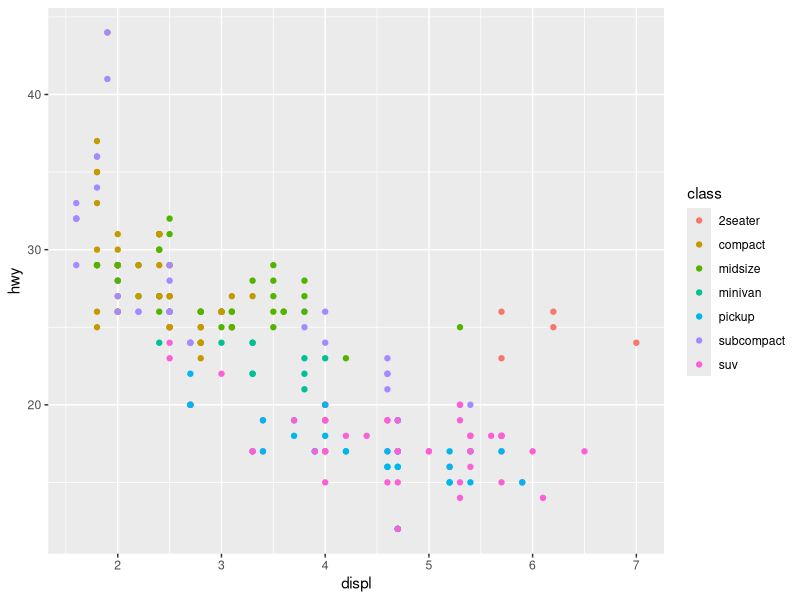
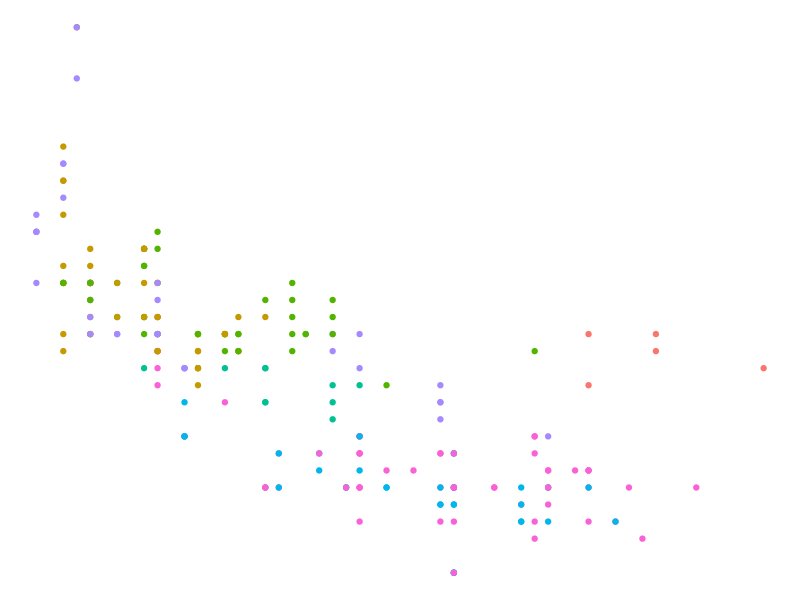
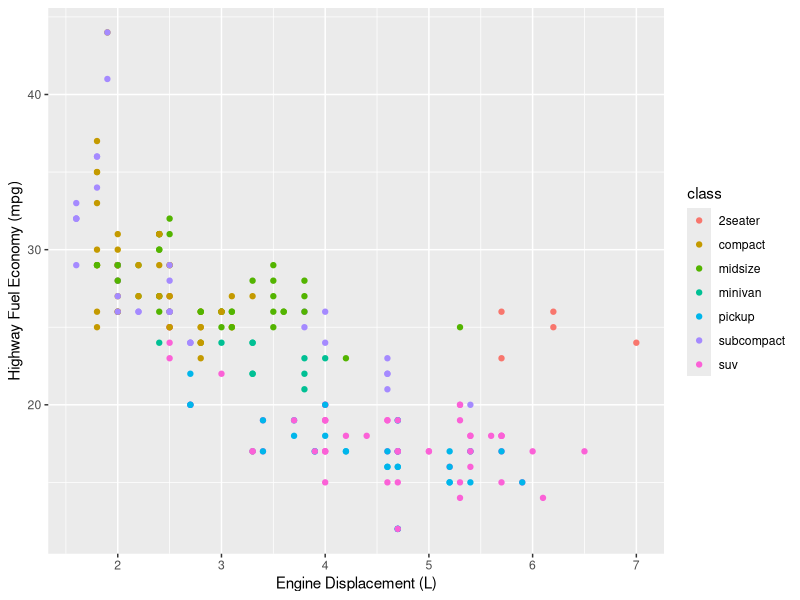
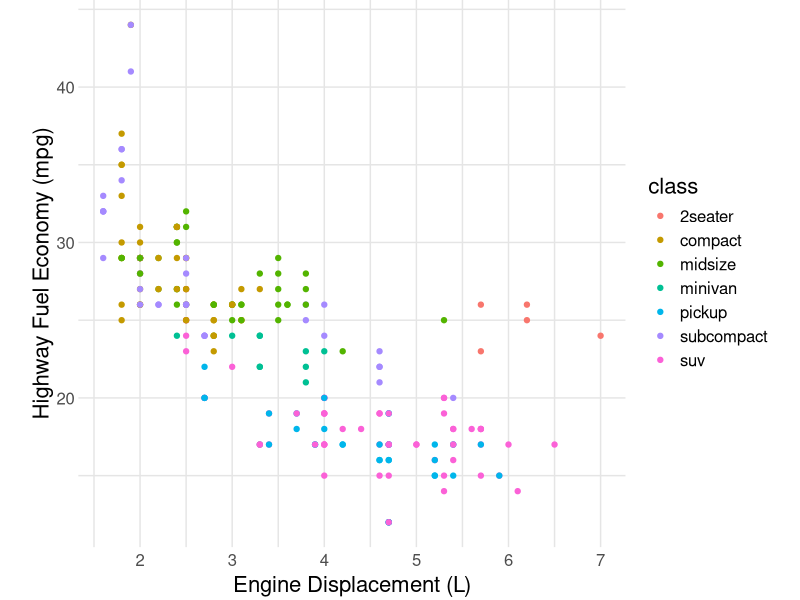
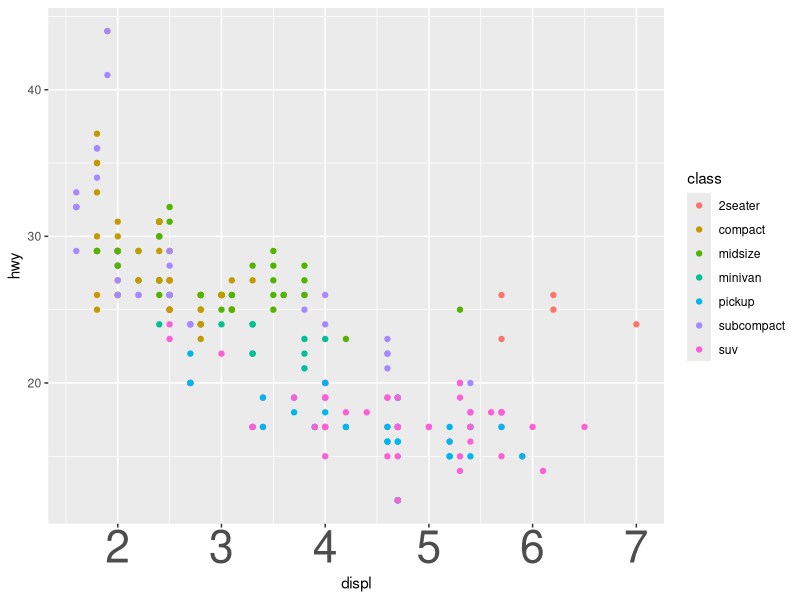
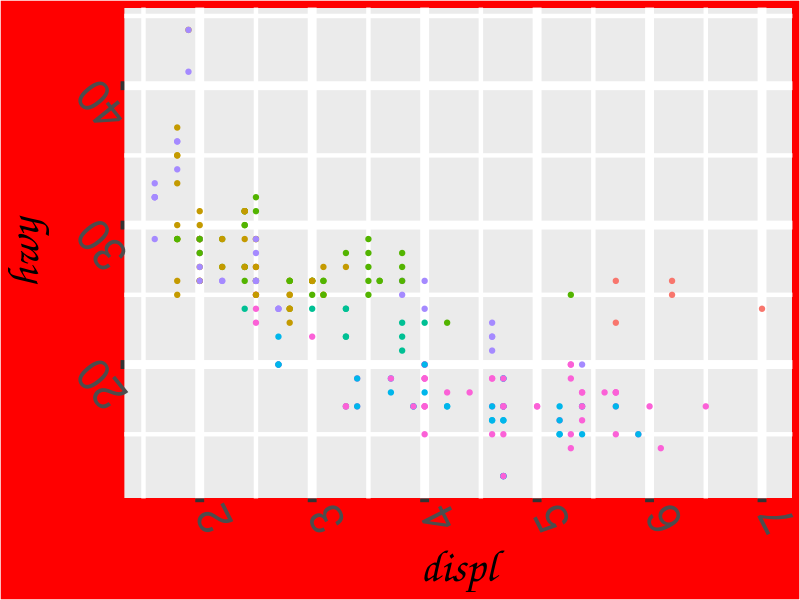

Reproduce these figures in R, in order.
## ---- chunk 1
library(tidyverse)
# knitr options
knitr::opts_chunk$set(echo = TRUE)
## ---- chunk 2
mpg %>%
  ggplot(aes(displ, hwy, color = class)) +
  geom_point()
## ---- chunk 3
mpg %>%
  ggplot(aes(displ, hwy, color = class)) +
  geom_point() +
  guides(color = "none") +
  theme_void()
## ---- chunk 4
## NOTE: No need to edit; feel free to re-use this code!
theme_common <- function() {
  theme_minimal() %+replace%
  theme(
    axis.text.x = element_text(size = 12),
    axis.text.y = element_text(size = 12),
    axis.title.x = element_text(margin = margin(4, 4, 4, 4), size = 16),
    axis.title.y = element_text(margin = margin(4, 4, 4, 4), size = 16, angle = 90),

    legend.title = element_text(size = 16),
    legend.text = element_text(size = 12),

    strip.text.x = element_text(size = 12),
    strip.text.y = element_text(size = 12),

    panel.grid.major = element_line(color = "grey90"),
    panel.grid.minor = element_line(color = "grey90"),

    aspect.ratio = 4 / 4,

    plot.margin = unit(c(t = +0, b = +0, r = +0, l = +0), "cm"),
    plot.title = element_text(size = 18),
    plot.title.position = "plot",
    plot.subtitle = element_text(size = 16),
    plot.caption = element_text(size = 12)
  )
}
## ---- chunk 5
mpg %>%
  ggplot(aes(displ, hwy, color = class)) +
  geom_point() +
  labs(
    x = "Engine Displacement (L)",
    y = "Highway Fuel Economy (mpg)"
  )
## ---- chunk 6
mpg %>%
  ggplot(aes(displ, hwy, color = class)) +
  geom_point() +
  theme_common() +
  labs(
    x = "Engine Displacement (L)",
    y = "Highway Fuel Economy (mpg)"
  )
## ---- chunk 7
mpg %>%
  ggplot(aes(displ, hwy, color = class)) +
  geom_point() +
  theme(
    axis.text.x = element_text(size = 32)
  )
## ---- chunk 8
mpg %>%
  ggplot(aes(displ, hwy, color = class)) +
  geom_point() +
  guides(color = "none") +
  theme(
    line = element_line(size = 3, color = "purple"),
    rect = element_rect(fill = "red"),
    axis.text.x = element_text(size = 32, angle = 117),
    axis.text.y = element_text(size = 32, angle = 129),
    axis.title.x = element_text(size = 32, family = "Comic Sans MS"),
    axis.title.y = element_text(size = 32, family = "Comic Sans MS")
  )
